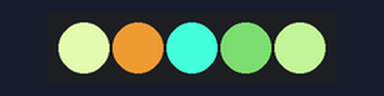
The sketch below on a simulated Arduino Uno, built with avr-gcc and run on an emulated ATmega328P. Parts: 5 RGB LEDs in strip order, left to right. Random numbers use the default seed unless the sketch sets one.

Above: at 0.1 s.
At 4.1 s:
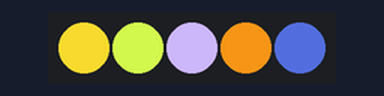
At 9.1 s:
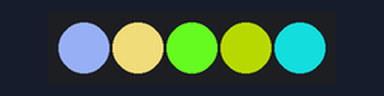
At 19.1 s:
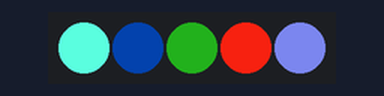
At 28.1 s:
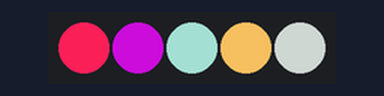
At 38.1 s:
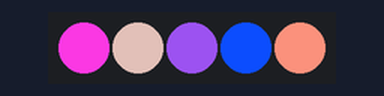
Timing chart, 0 to 40.0 s (numbered marks = the images above):
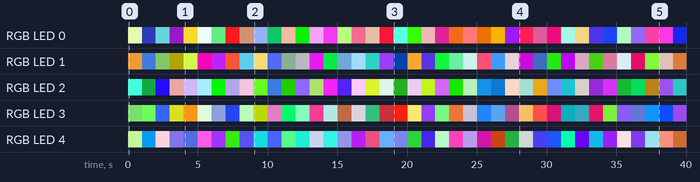

The sketch:

NeoPixel_test.ino
```cpp
#include <Adafruit_NeoPixel.h>

#define PIN 6
#define LENGTH 5

Adafruit_NeoPixel strip = Adafruit_NeoPixel(LENGTH, PIN, NEO_GRB + NEO_KHZ800);

void setup() {
  // put your setup code here, to run once:
  strip.begin();
  strip.show(); // Initialize all pixels to 'off'
  strip.setBrightness(255);
}

void loop() {
  // put your main code here, to run repeatedly:
  for (int i=0; i < LENGTH; i++){
      strip.setPixelColor(i, (int)random(0, 256), (int)random(0, 256), (int)random(0, 256));
   }
   strip.show();
  delay(1000);
}
```

Measured:
- by itself, RGB LED 1: off → RGB(200, 130, 42) at 0.00 s, → RGB(47, 84, 152) 1.0 s later, → RGB(65, 98, 51) 1.0 s later, → RGB(57, 53, 2) 1.0 s later, … (40 changes in this stretch)
- by itself, RGB LED 0: off → RGB(217, 241, 167) at 0.00 s, → RGB(17, 23, 71) 1.0 s later, → RGB(72, 146, 153) 1.0 s later, → RGB(75, 12, 97) 1.0 s later, … (40 changes in this stretch)
- what the display in image 1 shows lasts 1.0 s, from 4.0 s to 5.0 s
